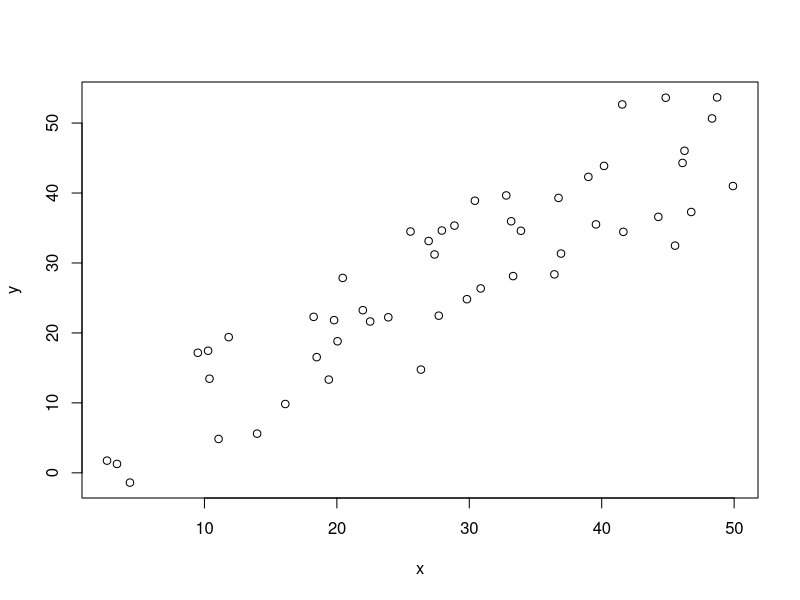
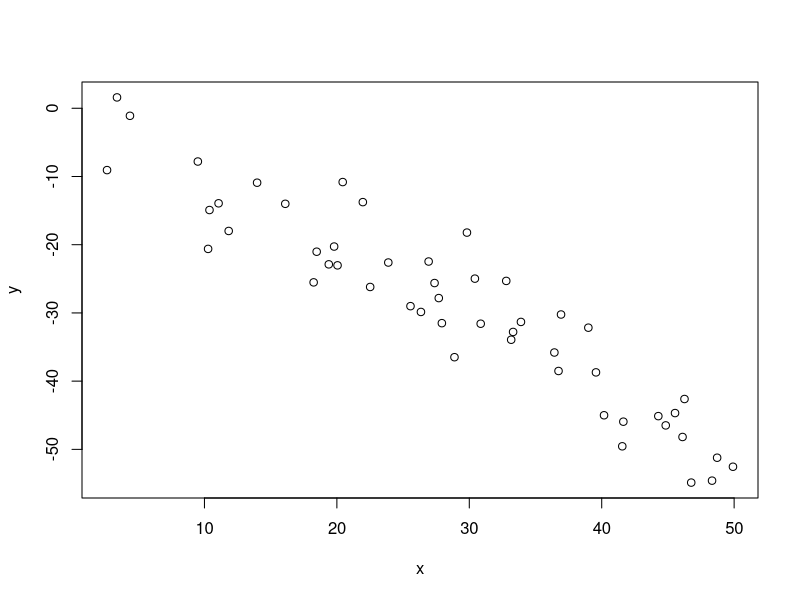
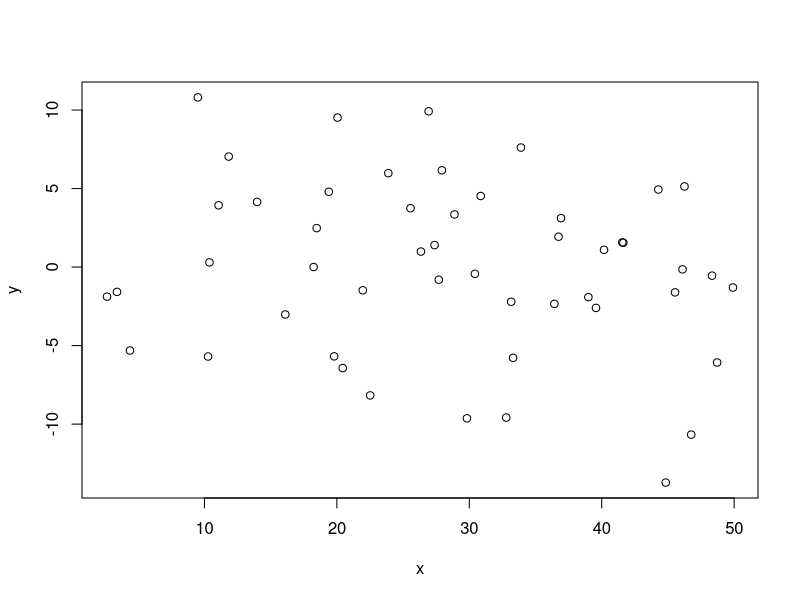
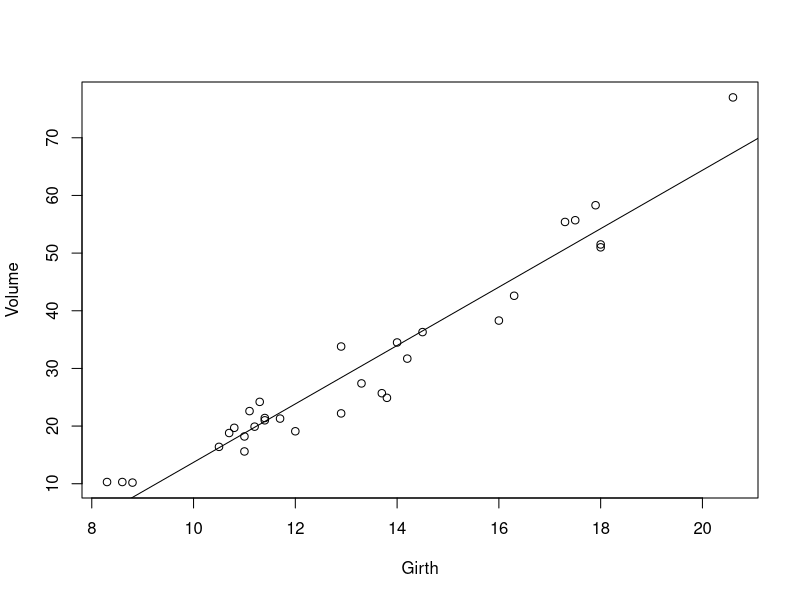
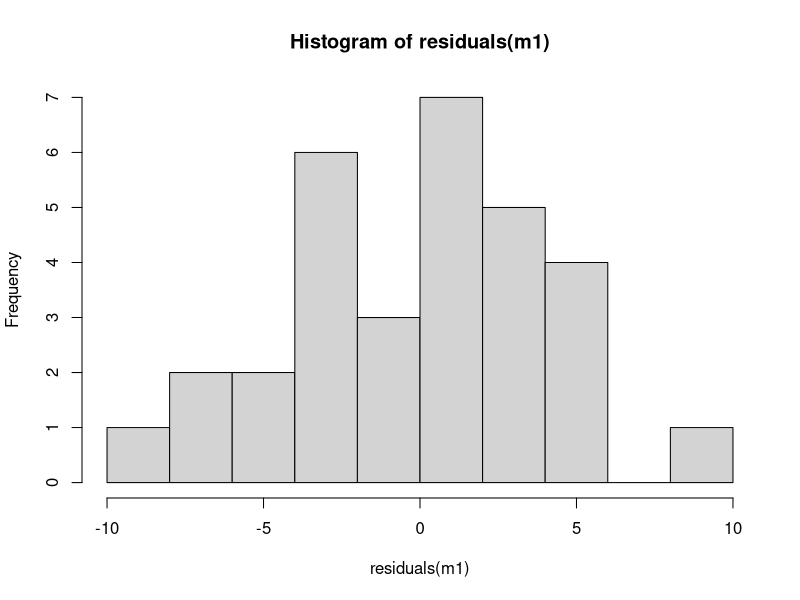
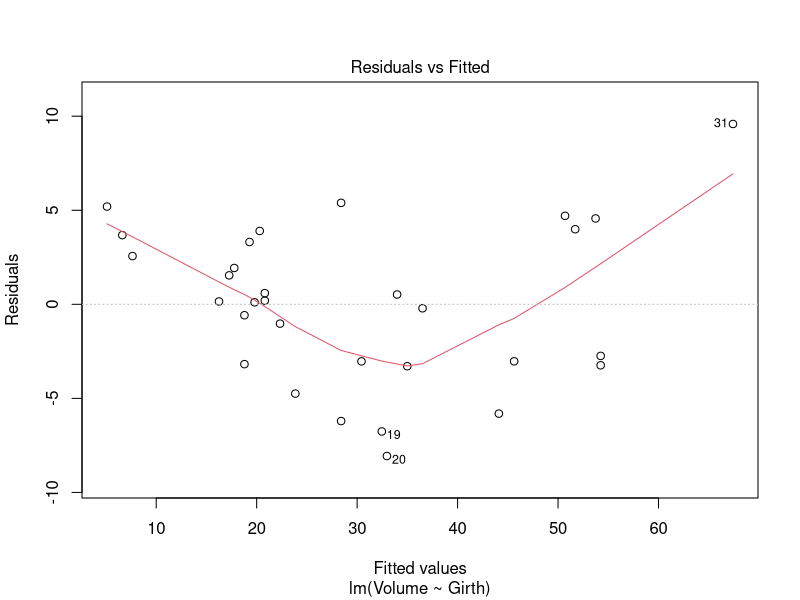
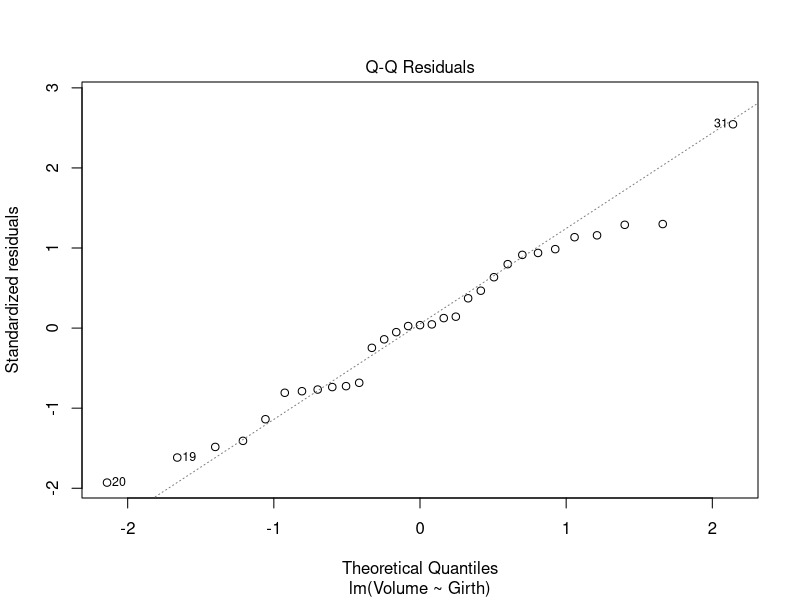
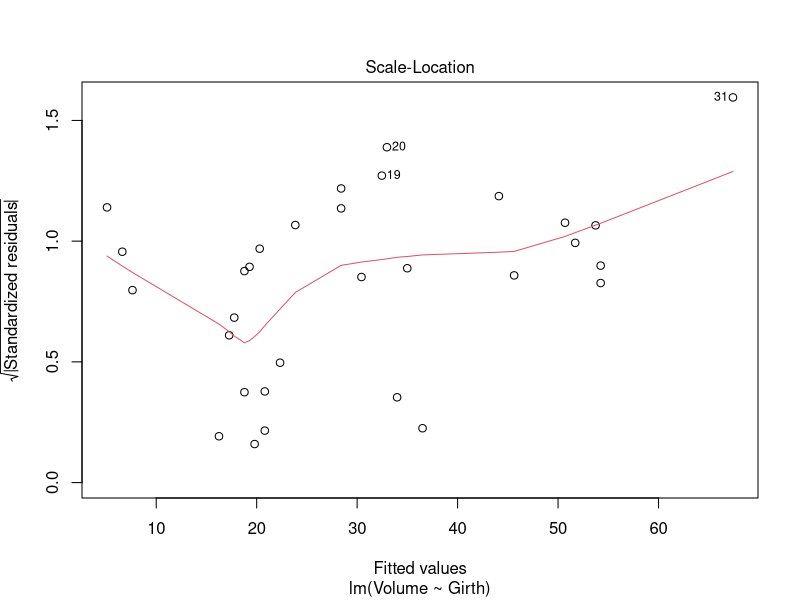

Recreate these plots in R, in order.
## ---- chunk 1
# change working directory: should be the directory containg the Markdown files:
setwd("~/courses/cruk/LinearModelAndExtensions/20180510/Practicals/")

## ---- chunk 2
x = runif(50,0,50)
## ---- chunk 3
y = x + rnorm(50,0,5)
## ---- chunk 4
plot(y~x)
## ---- chunk 5
pearson_cor_coef = cor(x,y)
list("cor"=pearson_cor_coef,"R^2"=pearson_cor_coef^2)
## ---- chunk 6
y = -x + rnorm(50,0,5)
plot(y~x)
pearson_cor_coef = cor(x,y)
list("cor"=pearson_cor_coef,"R^2"=pearson_cor_coef^2)
## ---- chunk 7
y = rnorm(50,0,5)
plot(y~x)
pearson_cor_coef = cor(x,y)
list("cor"=pearson_cor_coef,"R^2"=pearson_cor_coef^2)
## ---- chunk 8
cor.test(x,y)
## ---- chunk 9
plot(Volume~Girth,data=trees)
m1 = lm(Volume~Girth,data=trees)
abline(m1)
cor.test(trees$Volume,trees$Girth)
## ---- chunk 10
summary(m1)
## ---- chunk 11
hist(residuals(m1),breaks=10,col="light grey")
## ---- chunk 12
plot(m1)
## ---- chunk 13
plot(dist~speed,data=cars)
m2 = lm(dist~speed,data=cars)
abline(m2)
summary(m2)
## ---- chunk 14
plot(m2)
## ---- chunk 15
plot(sqrt(dist)~speed,data=cars)
m3 = lm(sqrt(dist)~speed,data=cars)
abline(m3)
plot(m3)
summary(m3)
## ---- chunk 16
plot(log(dist)~log(speed),data=cars)
m4 = lm(log(dist)~log(speed),data=cars)
abline(m4)
plot(m4)
summary(m4)
## ---- chunk 17
m5 = lm(log(dist)~0+log(speed),data=cars)
plot(m5)
summary(m5)
## ---- chunk 18
plot(dist~speed,data=cars)
x = order(cars$speed)
lines(exp(fitted(m5))[x]~cars$speed[x])
## ---- chunk 19
# import
diet = read.csv("data/diet.csv",row.names=1)
diet$weight.loss = diet$initial.weight - diet$final.weight 
# comparison
t.test(weight.loss~diet.type,data=diet[diet$diet.type!="B",],var.equal = TRUE)
summary(aov(weight.loss~diet.type,data=diet[diet$diet.type!="B",]))
## ---- chunk 20
summary(lm(weight.loss~diet.type,data=diet[diet$diet.type!="B",]))
